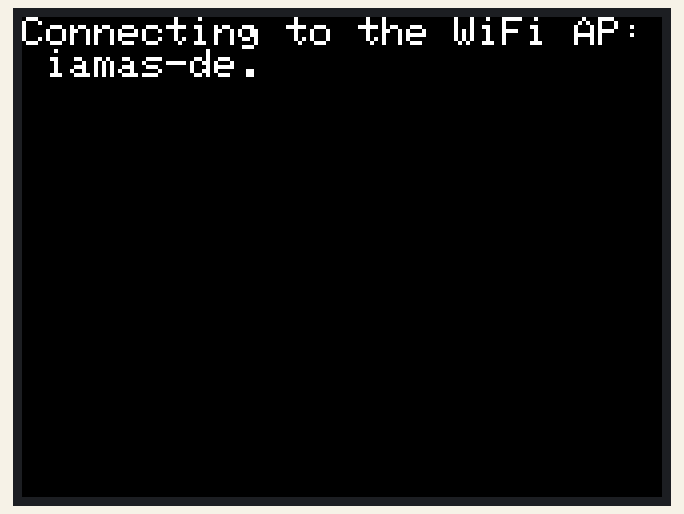
Simulated run of this sketch. Board: ESP32. Parts: 320×240 colour display. WiFi joins after 1.5 s; servers stay silent unless stated; the local clock reads 2024-03-15 10:24:30 at power-on unless the sketch sets it.

Above: at 0.7 s.
At 1.7 s:
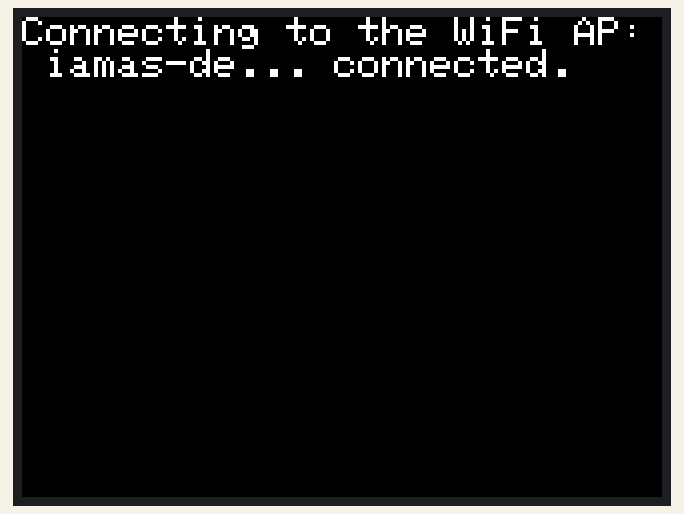
At 4.93 s:
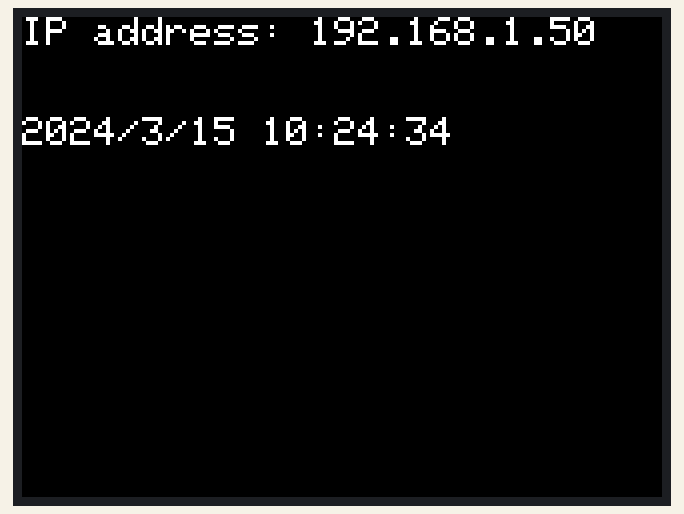
At 18.1 s:
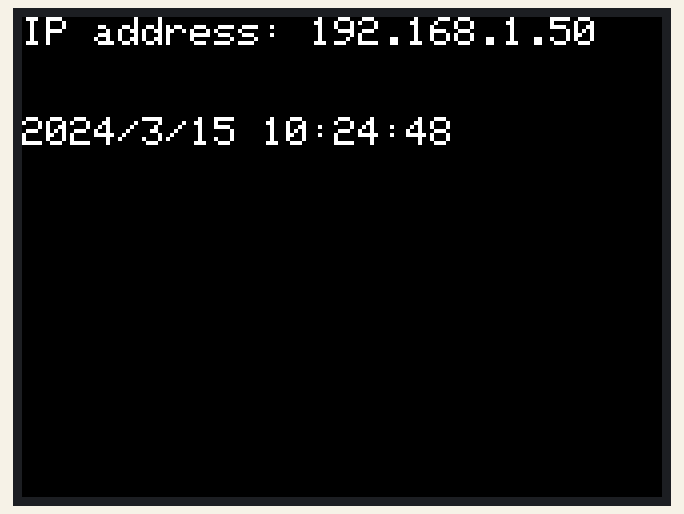
At 28.1 s:
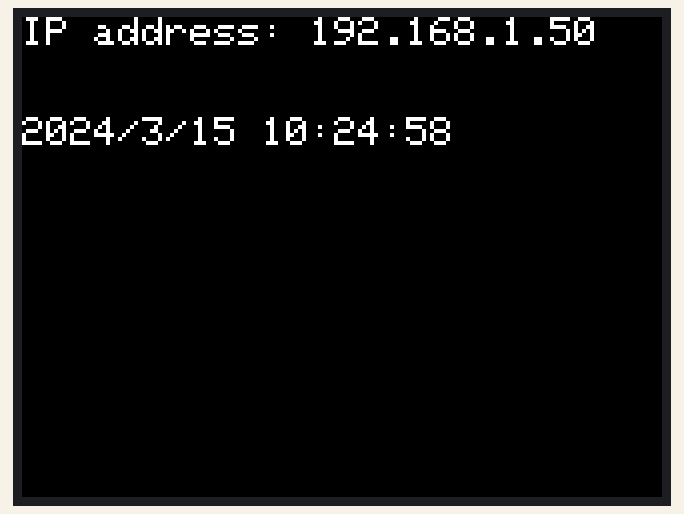
At 38.1 s:
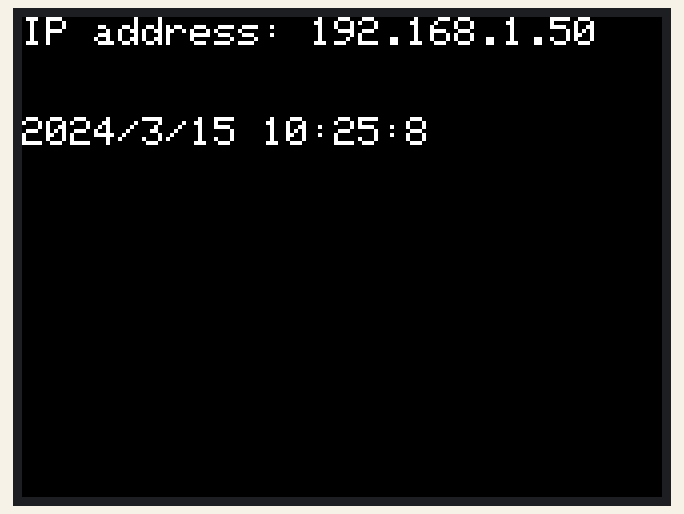

Measured:
- what the display in image 1 shows lasts 3.1 s, from 1.7 s to 4.8 s

The sketch:

5_wifi_ntp.ino
```cpp
#include <M5Stack.h>
#include <WiFi.h>

String ssid = "iamas-de";        // WiFiのSSIDを指定
String password = "pass-iamas";  // WiFiパスワードを指定

String ntp_server = "ntp.nict.jp";  // NTPサーバーのアドレス

long gmt_offset_sec = 9 * 3600;  // +9hours
int daylight_offset_sec = 0;     // summer time offset

void setup() {
  M5.begin();

  // WiFi へ接続開始
  WiFi.begin(ssid.c_str(), password.c_str());

  M5.Lcd.setTextSize(2);
  M5.Lcd.print("Connecting to the WiFi AP: " + ssid);

  while (WiFi.status() != WL_CONNECTED) {
    delay(500);
    M5.Lcd.print(".");
  }

  // 接続完了
  M5.Lcd.println(" connected.");
  delay(3000);

  M5.Lcd.fillScreen(BLACK);

  M5.Lcd.setCursor(0, 0);
  M5.Lcd.print("IP address: ");
  M5.Lcd.println(WiFi.localIP());  // M5StackのIPアドレスを表示

  // 時刻を同期
  configTime(gmt_offset_sec, daylight_offset_sec, ntp_server.c_str());
}

void loop() {
  // このパートでは、time_dataを取得しています。
  // struct tm に関しては特に理解する必要はありませんが、time_dataの扱い方だけ知っておいてください。
  // 例えば、time_data.tm_hourでint型の時刻、time_data.tm_minでint型の分が取得できます。
  struct tm time_data;
  if (!getLocalTime(&time_data)) {
    M5.Lcd.setCursor(0, 50);
    M5.Lcd.println("Failed to obtain time");
    return;
  }
  // ここまでで、time_dataの取得が完了


  // ここからtime_dataの値を表示します。
  M5.Lcd.setCursor(0, 50);
  M5.Lcd.println(
    String(time_data.tm_year + 1900) + "/" + String(time_data.tm_mon + 1) + "/"
    + String(time_data.tm_mday) + " " + String(time_data.tm_hour) + ":"
    + String(time_data.tm_min) + ":" + String(time_data.tm_sec) + "        ");
  delay(100);
}
```
